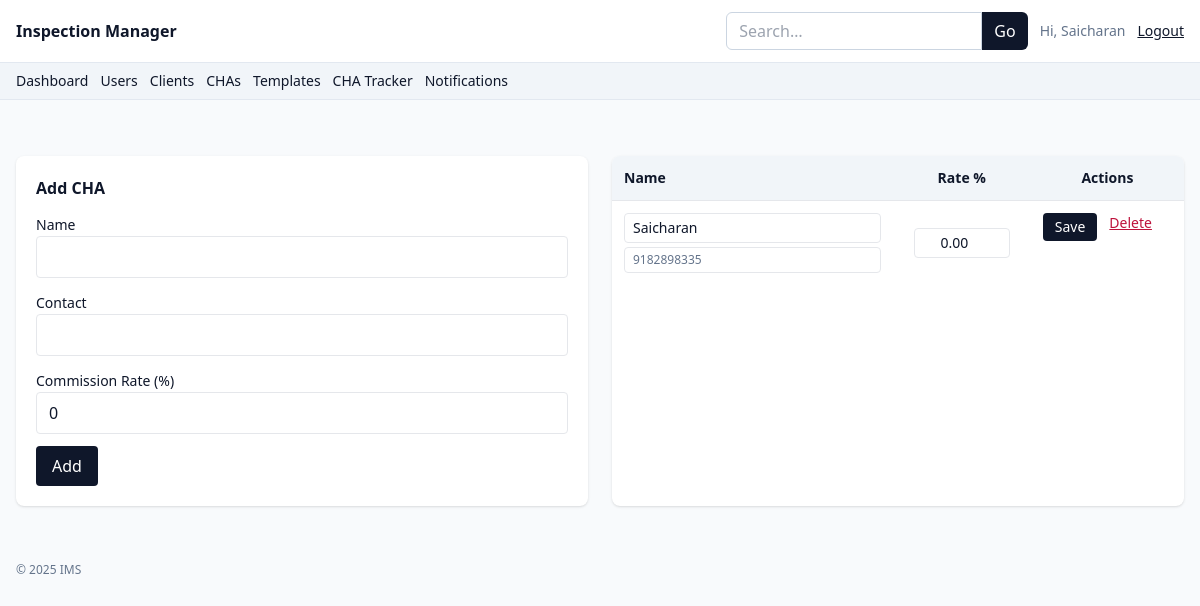
/chas (signed in), run on the app's committed database.
### app.py (models this page shows)
class CHA(db.Model):
    __tablename__ = "cha"
    id = db.Column(db.Integer, primary_key=True)
    name = db.Column(db.String(160), nullable=False)
    contact = db.Column(db.String(160))
    commission_rate = db.Column(db.Float, default=0.0)  # %

### app.py (the view, shortened to what this page needs)
@app.route("/chas", methods=["GET","POST"], endpoint="chas_list")
@role_required(Role.ADMIN)
def chas_list():
    data = CHA.query.order_by(CHA.name.asc()).all()
    return render_template("chas.html", data=data)

### app.py (called while the page is built)
def role_required(*roles):
    def deco(fn):
        from functools import wraps
        @wraps(fn)
        def wrap(*a, **kw):
            if not session.get("user_id"):
                flash("Please login.", "warning")
                return redirect(url_for("login"))
            if roles and session.get("role") not in roles:
                flash("Unauthorized.", "danger")
                return redirect(url_for("dashboard"))
            return fn(*a, **kw)
        return wrap
    return deco

@app.context_processor
def inject_globals():
    return dict(
        Role=Role, InspectionStatus=InspectionStatus, InvoiceStatus=InvoiceStatus,
        ReportStatus=ReportStatus, CommissionStatus=CommissionStatus, now=datetime.utcnow,
        User=User, InspectionType=InspectionType
    )

### templates/chas.html (shortened to what this page needs)
{% extends "base.html" %}
{% block content %}
<div class="grid md:grid-cols-2 gap-6">
    <div class="bg-white rounded-lg shadow p-5">
        <h2 class="font-semibold mb-3">Add CHA</h2>
        <form method="post" class="space-y-3">
            <div><label class="text-sm">Name</label><input name="name" required class="w-full border rounded px-3 py-2">
            </div>
            <div><label class="text-sm">Contact</label><input name="contact" class="w-full border rounded px-3 py-2">
            </div>
            <div><label class="text-sm">Commission Rate (%)</label><input name="commission_rate" type="number"
                    step="0.01" value="0" class="w-full border rounded px-3 py-2"></div>
            <button class="bg-slate-900 text-white rounded px-4 py-2">Add</button>
        </form>
    </div>
    <div class="bg-white rounded-lg shadow overflow-hidden">
        <table class="w-full text-sm">
            <thead class="bg-slate-100">
                <tr>
                    <th class="p-3 text-left">Name</th>
                    <th class="p-3">Rate %</th>
                    <th class="p-3">Actions</th>
                </tr>
            </thead>
            <tbody>
                {% for x in data %}
                <tr class="border-t">
                    <form method="post" action="{{ url_for('chas_update', cha_id=x.id) }}" class="contents">
                        <td class="p-3">
                            <input name="name" value="{{ x.name }}" class="border rounded px-2 py-1 w-full">
                            <div class="text-xs text-slate-500 mt-1">
                                <input name="contact" value="{{ x.contact or '' }}"
                                    class="border rounded px-2 py-1 w-full" placeholder="Contact">
                            </div>
                        </td>
                        <td class="p-3 text-center">
                            <input name="commission_rate" type="number" step="0.01" min="0" max="100"
                                value="{{ '%.2f'|format(x.commission_rate or 0) }}"
                                class="border rounded px-2 py-1 w-24 text-center">
                        </td>
                        <td class="p-3 flex gap-3">
                            <button class="px-3 py-1 rounded bg-slate-900 text-white">Save</button>
                    </form>
                    <form method="post" action="{{ url_for('chas_delete', cha_id=x.id) }}"
                        onsubmit="return confirm('Delete CHA?')">
                        <button class="text-rose-700 underline">Delete</button>
                    </form>
                </tr>
                {% endfor %}
            </tbody>
        </table>
    </div>
</div>
{% endblock %}

### templates/base.html (shortened to what this page needs)
<!doctype html>
<html lang="en">
<head>
    <script src="https://cdn.tailwindcss.com"></script>
</head>
<body class="bg-slate-50 text-slate-900">
    <nav class="bg-white border-b border-slate-200">
        <div class="mx-auto max-w-7xl px-4 py-3 flex items-center justify-between">
            <a href="{{ url_for('dashboard') }}" class="font-semibold">Inspection Manager</a>
            <div class="flex items-center gap-3">
                {% if session.get('user_id') %}
                <form action="{{ url_for('global_search') }}" method="get" class="hidden md:flex">
                    <input name="q" value="{{ request.args.get('q','') }}" placeholder="Search…"
                        class="rounded-l-md border border-slate-300 px-3 py-1.5 focus:outline-none focus:ring w-64">
                    <button class="rounded-r-md bg-slate-900 text-white px-3">Go</button>
                </form>
                <span class="text-sm text-slate-500">Hi, {{ session.get('user_name') }}</span>
                <a class="text-sm underline" href="{{ url_for('logout') }}">Logout</a>
                {% else %}
                <a class="text-sm underline" href="{{ url_for('login') }}">Login</a>
                {% endif %}
            </div>
        </div>
    </nav>
    {% if session.get('user_id') %}
    <div class="bg-slate-100 border-b border-slate-200">
        <div class="mx-auto max-w-7xl px-4 py-2 flex flex-wrap gap-3 text-sm">
            <a class="hover:underline" href="{{ url_for('dashboard') }}">Dashboard</a>
            {% if session.get('role') == Role.ADMIN %}
            <a class="hover:underline" href="{{ url_for('users_admin') }}">Users</a>
            <a class="hover:underline" href="{{ url_for('clients_list') }}">Clients</a>
            <a class="hover:underline" href="{{ url_for('chas_list') }}">CHAs</a>
            <a class="hover:underline" href="{{ url_for('templates_mgmt') }}">Templates</a>
            {% endif %}
            {% if session.get('role') in [Role.ADMIN, Role.ACCOUNTANT] %}
            <a class="hover:underline" href="{{ url_for('cha_tracker') }}">CHA Tracker</a>
            {% endif %}
            <a class="hover:underline" href="{{ url_for('notifications') }}">Notifications</a>
        </div>
    </div>
    {% endif %}
    <div class="mx-auto max-w-7xl px-4 py-4 space-y-2">
    </div>
    <main class="mx-auto max-w-7xl px-4 py-6">{% block content %}{% endblock %}</main>
    <footer class="mx-auto max-w-7xl px-4 py-8 text-xs text-slate-500">
        &copy; {{ now().year }} IMS
    </footer>
</body>
</html>

### data on the page
CHA: get "Saicharan", name "Saicharan", contact "9182898335", commission_rate "0.00"
